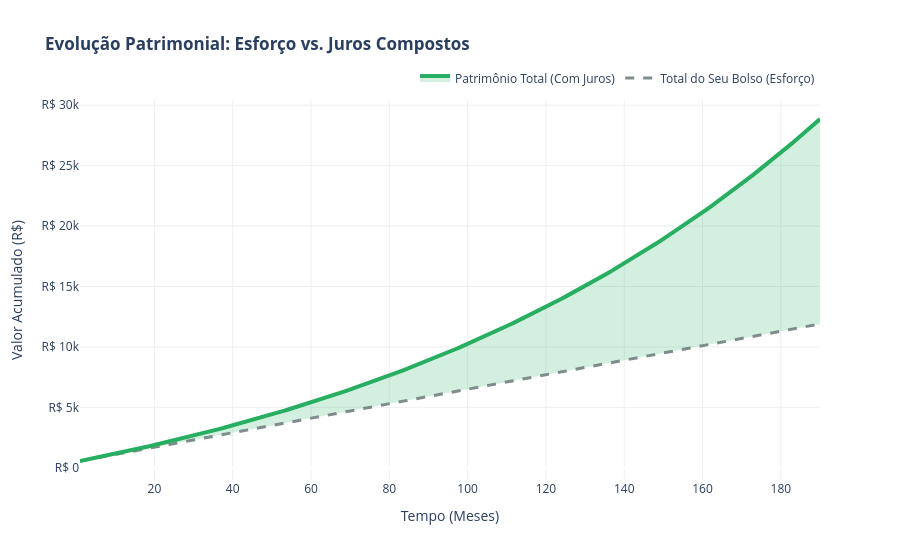

The cell this chart's notebook holds for it:
### Code cell
import plotly.graph_objects as go

# 1. Preparação: Precisamos calcular o quanto o cliente tirou do bolso mês a mês
# O comando '.cumsum()' (Cumulative Sum) vai somando os valores mês a mês
df_simulador['Total Investido Acumulado'] = df_simulador['Aporte (R$)'].cumsum() 

# Se teve saldo inicial, ele entra no primeiro mês do total investido
if 'capital_inicial' in locals():
    df_simulador['Total Investido Acumulado'] += capital_inicial

# 2. Construção do Gráfico
fig = go.Figure()

# Linha 1: O seu esforço em dinheiro/investimento (Reta previsível)
fig.add_trace(go.Scatter(
    x=df_simulador['Mês'], 
    y=df_simulador['Total Investido Acumulado'],
    name='Total do Seu Bolso (Esforço)',
    mode='lines',
    line=dict(color='#7f8c8d', width=3, dash='dash') # Linha cinza tracejada
))

# Linha 2: O Patrimônio Total (A Curva da Bola de Neve)
fig.add_trace(go.Scatter(
    x=df_simulador['Mês'], 
    y=df_simulador['Patrimônio Bruto (R$)'],
    name='Patrimônio Total (Com Juros)',
    mode='lines',
    line=dict(color='#27ae60', width=4), # Linha verde forte
    fill='tonexty', # Preenche o espaço entre as duas linhas com cor
    fillcolor='rgba(39, 174, 96, 0.2)' # Um verde transparente para destacar o lucro
))

# 3. Estética do Gráfico
fig.update_layout(
    title='<b>Evolução Patrimonial: Esforço vs. Juros Compostos</b>',
    xaxis_title='Tempo (Meses)',
    yaxis_title='Valor Acumulado (R$)',
    plot_bgcolor='white',
    hovermode='x unified', # Passou o mouse, ele mostra os dois valores juntos!
    legend=dict(orientation="h", yanchor="bottom", y=1.02, xanchor="right", x=1)
)

fig.update_xaxes(showgrid=True, gridcolor='#ecf0f1')
fig.update_yaxes(showgrid=True, gridcolor='#ecf0f1', tickprefix="R$ ")

fig.show()

### Figure 1 — Plotly figure (JSON) as saved in the notebook; plotly's stock layout.template omitted (floating-point values rounded to 4 significant figures; data arrays with more than 128 entries replaced by an {"elided": "..."} marker saying what was removed)
{"data": [{"line": {"color": "#7f8c8d", "dash": "dash", "width": 3}, "mode": "lines", "name": "Total do Seu Bolso (Esforço)", "type": "scatter", "x": {"elided": "190 int values"}, "y": {"elided": "190 float values"}}, {"fill": "tonexty", "fillcolor": "rgba(39, 174, 96, 0.2)", "line": {"color": "#27ae60", "width": 4}, "mode": "lines", "name": "Patrimônio Total (Com Juros)", "type": "scatter", "x": {"elided": "190 int values"}, "y": {"elided": "190 float values"}}], "layout": {"hovermode": "x unified", "legend": {"orientation": "h", "x": 1, "xanchor": "right", "y": 1.02, "yanchor": "bottom"}, "plot_bgcolor": "white", "title": {"text": "<b>Evolução Patrimonial: Esforço vs. Juros Compostos</b>"}, "xaxis": {"gridcolor": "#ecf0f1", "showgrid": true, "title": {"text": "Tempo (Meses)"}}, "yaxis": {"gridcolor": "#ecf0f1", "showgrid": true, "tickprefix": "R$ ", "title": {"text": "Valor Acumulado (R$)"}}}}
